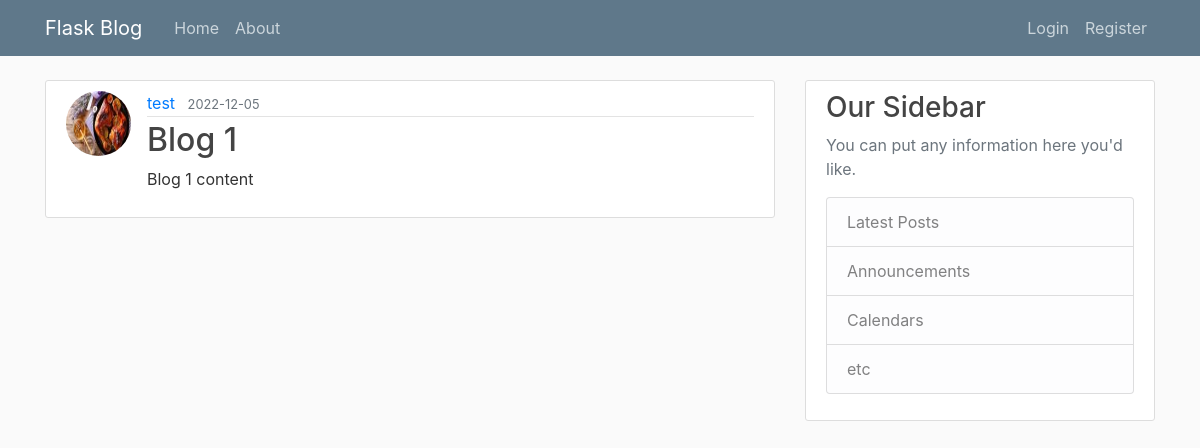
/post/1, run on an earlier commit of the app's database.
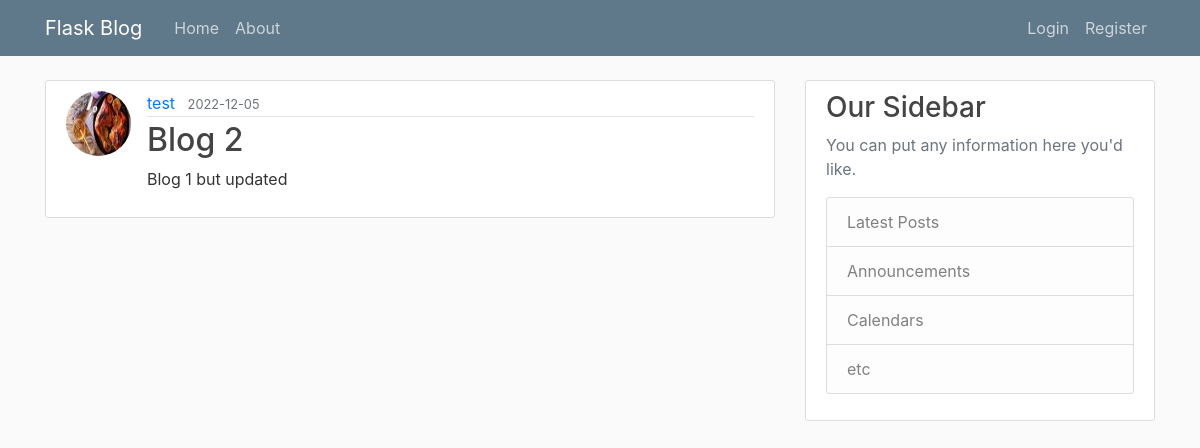
And on a later commit of the database.
### flaskblog/models.py (models this page shows, shortened)
class Post(db.Model):
    id = db.Column(db.Integer, primary_key=True)
    title = db.Column(db.String(100), nullable=False)
    date_posted = db.Column(db.DateTime, nullable=False, default=datetime.utcnow)
    content = db.Column(db.Text, nullable=False)
    user_id = db.Column(db.Integer, db.ForeignKey('user.id'), nullable=False)

### flaskblog/posts/routes.py (the view)
@posts.route('/post/<int:post_id>')
def post(post_id):
    post = Post.query.get_or_404(post_id)
    return render_template('post.html', title=post.title,
                           post=post)

### flaskblog/templates/post.html (shortened to what this page needs)
{% extends 'layout.html' %}
{% block content %}
    <article class="media content-section">
      <img class="rounded-circle article-img" src="{{ url_for('static', filename='profile_pics/' + post.author.image_file) }}">
        <div class="media-body">
          <div class="article-metadata">
            <a class="mr-2" href="{{ url_for('users.user_posts', username=post.author.username) }}">{{ post.author.username }}</a>
            <small class="text-muted">{{ post.date_posted.strftime('%Y-%m-%d') }}</small>
          </div>
          <h2 class="article-title">{{ post.title }}</h2>
          <p class="article-content">{{ post.content }}</p>
        </div>
    </article>
{% endblock content %}

What changed in the data, as far as the page shows it:
changed Post: title "Blog 1" → "Blog 2"; content "Blog 1 content" → "Blog 1 but updated"
